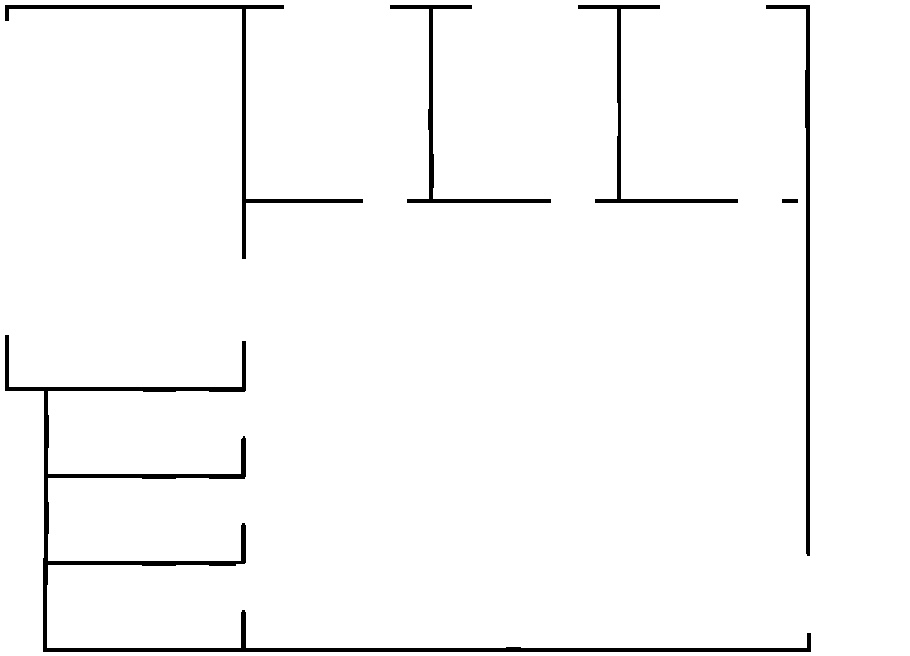
#> input picture floorplan1_walls.jpg, 910 x 656 px, found by its file name
$ python wall_joiner_lines.py
#> lines starting #> are read from the running program, lines starting #| are printed output that depends on the picture; after the words box and inside, x2 and y2 are one past the last pixel; in counts of white or black regions, pixels touching at a corner belong together
import numpy as np
import cv2
import math
import random

img = cv2.imread("floorplan1_walls.jpg")
#> img is the input picture: shape (656, 910, 3); min 0, max 255, mean 248
gray = cv2.cvtColor(img, cv2.COLOR_BGR2GRAY)

# inverse binary image
th = cv2.threshold(gray, 0, 255, cv2.THRESH_BINARY_INV + cv2.THRESH_OTSU)[1]
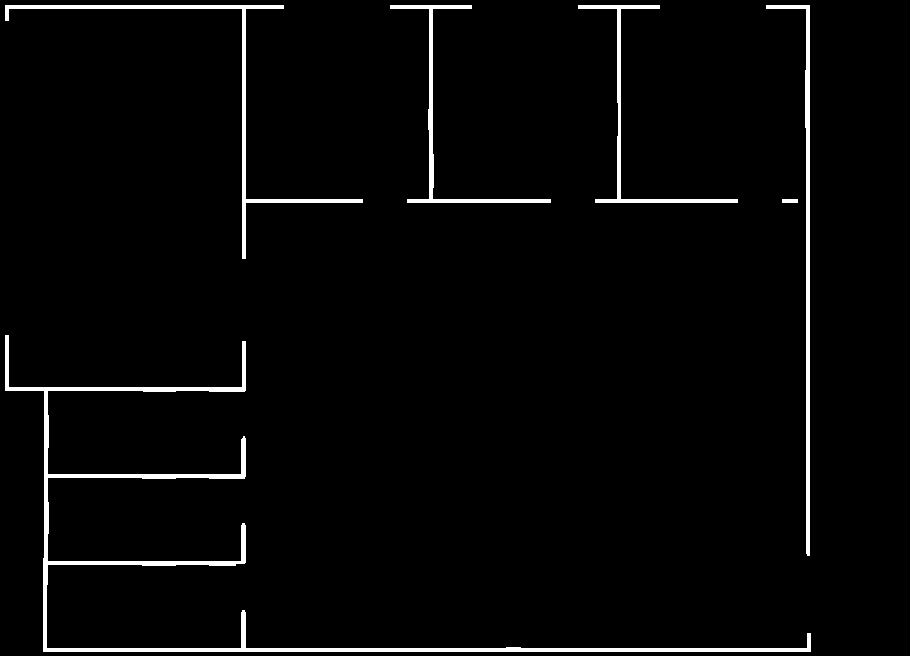
#> th: shape (656, 910); 2.7% white; 6 white regions, box (x1, y1, x2, y2) and area: (5, 335, 811, 652) 7950, (5, 5, 363, 259) 2632, (766, 5, 810, 556) 2420, (390, 5, 551, 203) 1719, (578, 5, 738, 203) 1627, (782, 199, 798, 203) 64

cv2.imwrite("th.jpg", th)

# skeletonize
sk = cv2.ximgproc.thinning(th, None, 1)
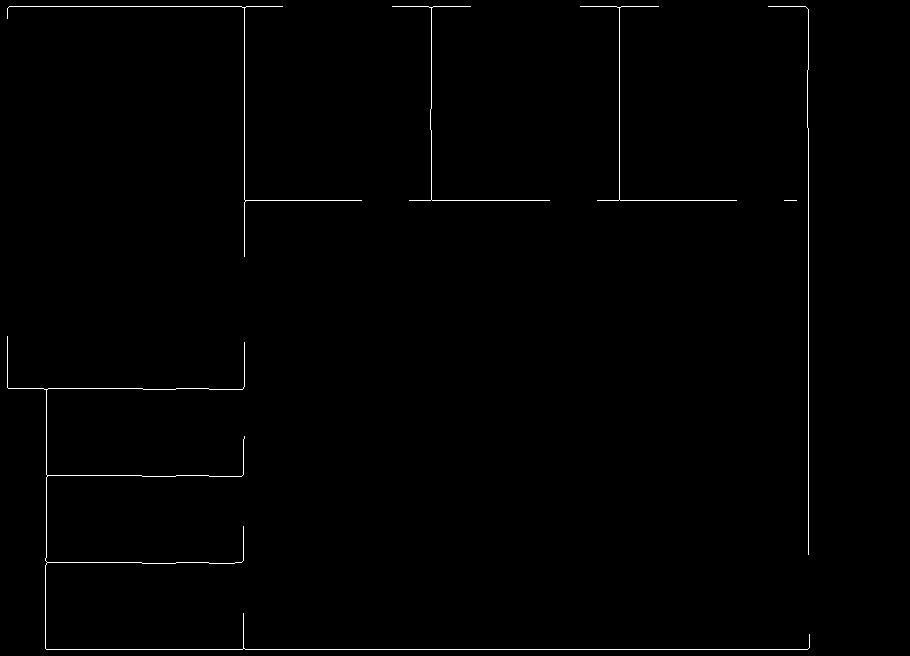
#> sk: shape (656, 910); 0.66% white in thin lines or dots, all inside (x1, y1, x2, y2) = (7, 6, 810, 650)

cv2.imwrite("sk.jpg", sk)

dst = cv2.Canny(sk, 50, 200, None, 3)
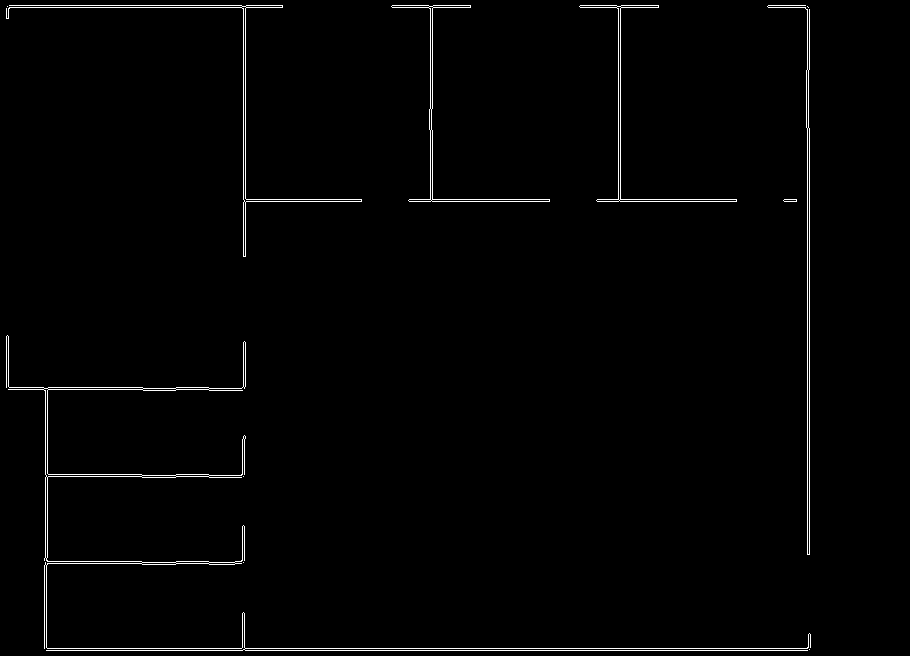
#> dst: shape (656, 910); 1.3% white in thin lines or dots, all inside (x1, y1, x2, y2) = (6, 5, 811, 651)

# Copy edges to the images that will display the results in BGR
cdst = cv2.cvtColor(dst, cv2.COLOR_GRAY2BGR)
cdstP = np.copy(cdst)

cv2.imwrite("dst.jpg", dst)

lines = cv2.HoughLines(dst, 1, np.pi / 180, 150, None, 0, 0)
#> lines = 20 rows, first 8: [650, 1.57], [648, 1.57], [807, 0], [809, 0], [7, 1.57], [5, 1.57], [199, 1.57], [201, 1.57]

# Draw the lines
if lines is not None:
    # NEXT - ELIMINATE LOOSE ENDS AFTER LINE DRAWN - ONLY CAN BE 'USED' ONCE

    brightness = 255
    for i in range(0, len(lines)):
        brightness = brightness - 20
        if brightness < 0:
            brightness = 0
        rand1 = random.randint(0, 255)
        rand2 = random.randint(0, 255)
        rand3 = random.randint(0, 255)

        rho = lines[i][0][0]
        theta = lines[i][0][1]
        a = math.cos(theta)
        b = math.sin(theta)
        x0 = a * rho
        y0 = b * rho
        pt1 = (int(x0 + 1000 * (-b)), int(y0 + 1000 * (a)))
        pt2 = (int(x0 - 1000 * (-b)), int(y0 - 1000 * (a)))
        cv2.line(cdst, pt1, pt2, (255 - brightness, 0, brightness), 3, cv2.LINE_AA)
        if i > 3:
            # break
            continue
#> this loop made 20 passes
#> (rand1, rand2, rand3, rho, theta, a, b) on passes 1 to 12: (197, 215, 20, 650, 1.57, -4.37e-08, 1), (132, 248, 207, 648, 1.57, -4.37e-08, 1), (155, 244, 183, 807, 0, 1, 0), (111, 71, 144, 809, 0, 1, 0), (71, 48, 128, 7, 1.57, -4.37e-08, 1), (75, 158, 50, 5, 1.57, -4.37e-08, 1), (37, 169, 241, 199, 1.57, -4.37e-08, 1), (51, 181, 222, 201, 1.57, -4.37e-08, 1), (161, 104, 244, 243, 0, 1, 0), (226, 133, 31, 245, 0, 1, 0), (7, 47, 204, 618, 0, 1, 0), (0, 252, 170, 620, 0, 1, 0)
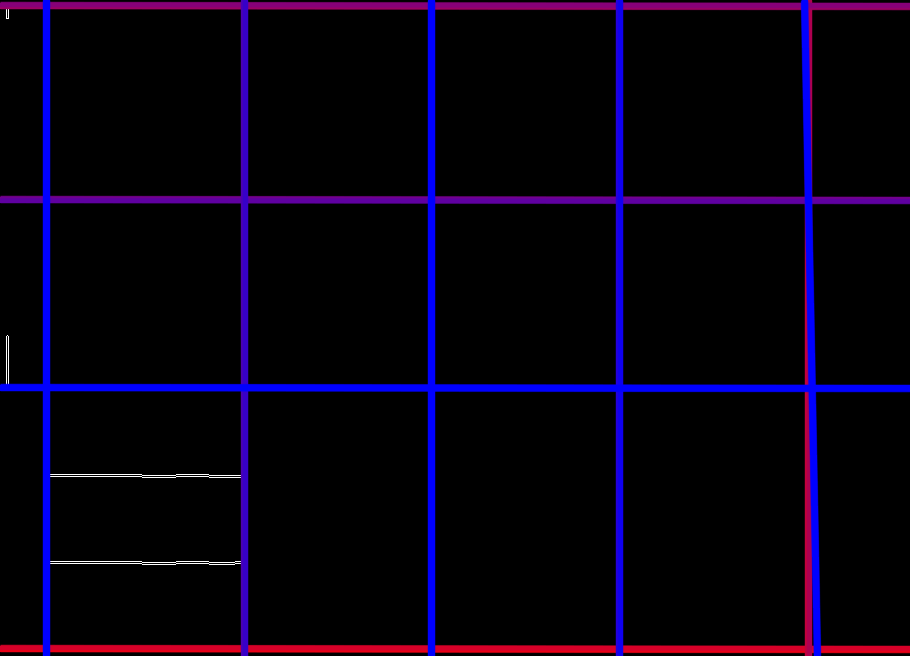
#> cdst: shape (656, 910, 3); mean B, G, R 16.4, 0.4, 6.7
#> after the loop, brightness = 0

linesP = cv2.HoughLinesP(dst, 1, np.pi / 180, 50, None, 50, 10)
#> linesP = 37 rows, first 6: [44, 648, 807, 648], [46, 650, 807, 650], [807, 554, 807, 128], [809, 554, 809, 128], [9, 5, 282, 5], [409, 201, 549, 201]

if linesP is not None:
    for i in range(0, len(linesP)):
        l = linesP[i][0]
        cv2.line(cdstP, (l[0], l[1]), (l[2], l[3]), (0, 0, 255), 3, cv2.LINE_AA)
#> this loop made 37 passes
#> l on passes 1 to 12: [44, 648, 807, 648], [46, 650, 807, 650], [807, 554, 807, 128], [809, 554, 809, 128], [9, 5, 282, 5], [409, 201, 549, 201], [392, 7, 470, 7], [243, 199, 361, 199], [245, 256, 245, 6], [243, 256, 243, 6], [618, 201, 618, 6], [620, 201, 620, 6]
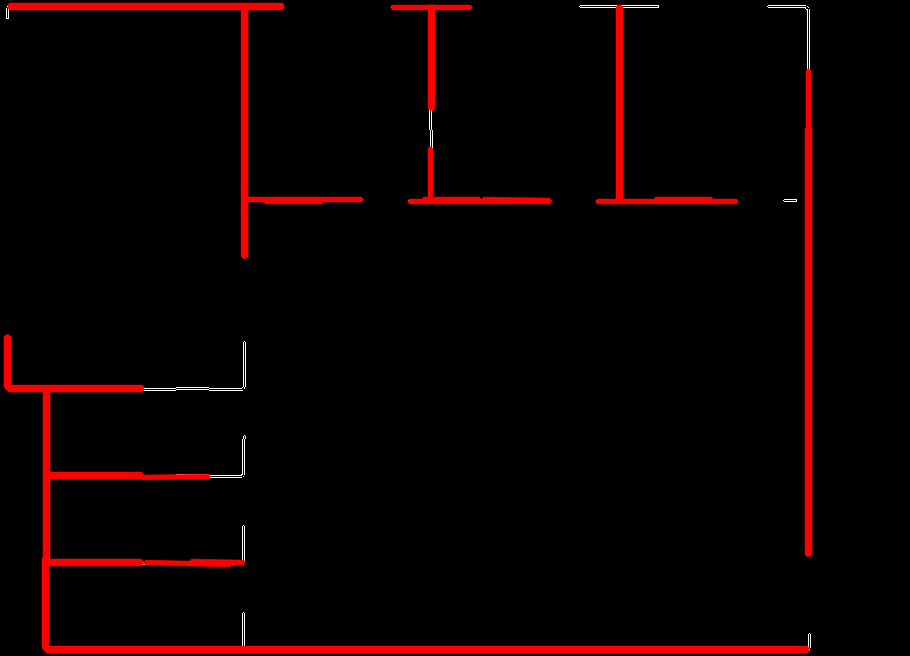
#> cdstP: shape (656, 910, 3); mean B, G, R 0.5, 0.5, 10.8

cv2.imwrite("v1.jpg", cdst)
cv2.imwrite("v2.jpg", cdstP)

$ run again, with floorplan2.jpg copied over floorplan1_walls.jpg
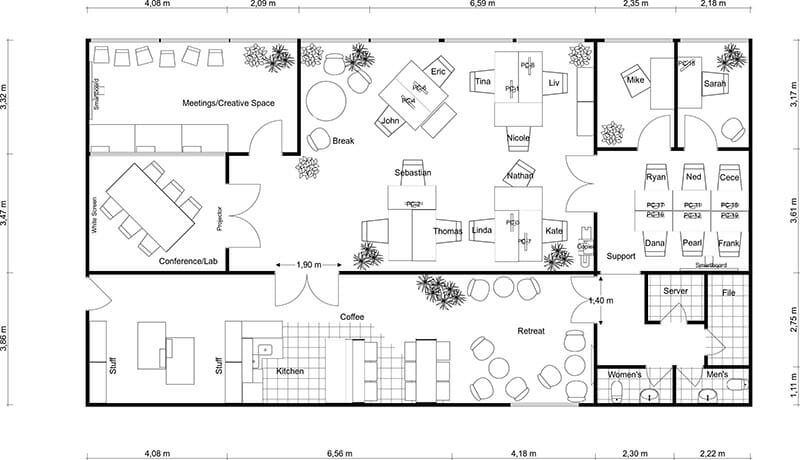
#> input picture floorplan2.jpg, 800 x 460 px, found by its file name
#> img is the input picture: shape (460, 800, 3); min 0, max 255, mean 238.3
#> th: shape (460, 800); 6.4% white; 1042 white regions (898 under 20 px), largest, box (x1, y1, x2, y2) and area: (578, 38, 753, 407) 4190, (339, 212, 601, 310) 2292, (85, 310, 511, 407) 2244
#> sk: shape (460, 800); 3% white in thin lines or dots
#> dst: shape (460, 800); 5.3% white in thin lines or dots
#> lines = 14 rows, first 8: [403, 1.57], [405, 1.57], [273, 1.57], [271, 1.57], [86, 0], [88, 0], [750, 0], [752, 0]
#> the loop `for i in range(0, len(lines)):` made 14 passes
#> (rand1, rand2, rand3, rho, theta, a, b) on passes 1 to 8: (197, 215, 20, 403, 1.57, -4.37e-08, 1), (132, 248, 207, 405, 1.57, -4.37e-08, 1), (155, 244, 183, 273, 1.57, -4.37e-08, 1), (111, 71, 144, 271, 1.57, -4.37e-08, 1), (71, 48, 128, 86, 0, 1, 0), (75, 158, 50, 88, 0, 1, 0), (37, 169, 241, 750, 0, 1, 0), (51, 181, 222, 752, 0, 1, 0)
#> after the loop `for i in range(0, len(lines)):`:
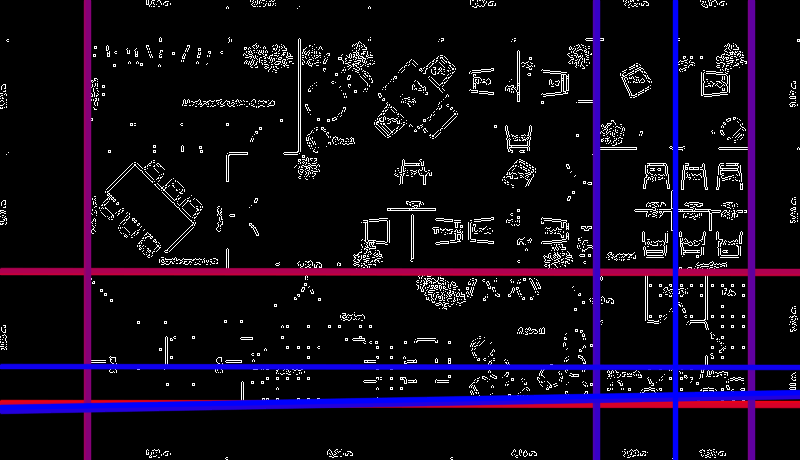
#> cdst: shape (460, 800, 3); mean B, G, R 24.8, 9.9, 17.3
#> after the loop `for i in range(0, len(lines)):`: brightness = 0
#> linesP = 61 rows, first 6: [89, 403, 509, 403], [87, 273, 273, 273], [89, 405, 509, 405], [341, 271, 599, 271], [88, 276, 88, 42], [752, 209, 752, 43]
#> the loop `for i in range(0, len(linesP)):` made 61 passes
#> after the loop `for i in range(0, len(linesP)):`:
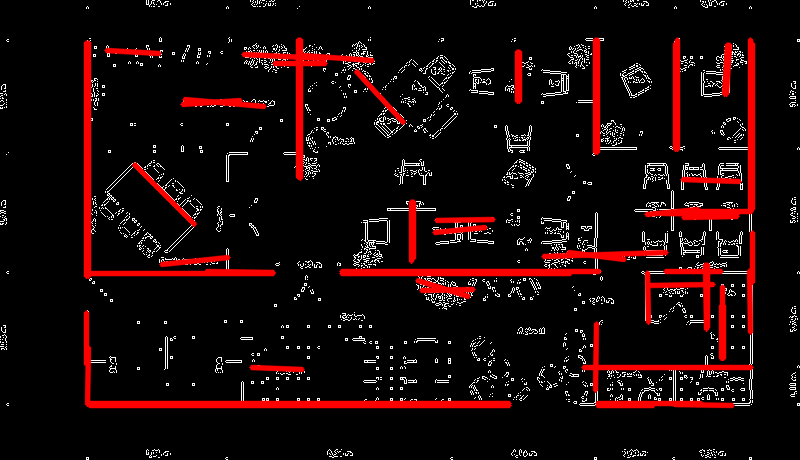
#> cdstP: shape (460, 800, 3); mean B, G, R 8.8, 8.8, 26
